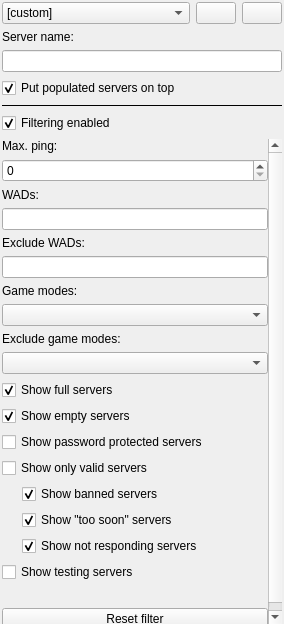
<?xml version="1.0" encoding="UTF-8"?>
<ui version="4.0">
 <class>ServerFilterDock</class>
 <widget class="QDockWidget" name="ServerFilterDock">
  <property name="geometry">
   <rect>
    <x>0</x>
    <y>0</y>
    <width>284</width>
    <height>624</height>
   </rect>
  </property>
  <property name="sizePolicy">
   <sizepolicy hsizetype="Maximum" vsizetype="Maximum">
    <horstretch>0</horstretch>
    <verstretch>0</verstretch>
   </sizepolicy>
  </property>
  <property name="minimumSize">
   <size>
    <width>284</width>
    <height>307</height>
   </size>
  </property>
  <property name="windowTitle">
   <string>Server filter</string>
  </property>
  <widget class="QWidget" name="dockWidgetContents">
   <layout class="QVBoxLayout" name="verticalLayout_2">
    <property name="leftMargin">
     <number>2</number>
    </property>
    <property name="topMargin">
     <number>2</number>
    </property>
    <property name="rightMargin">
     <number>2</number>
    </property>
    <property name="bottomMargin">
     <number>0</number>
    </property>
    <item>
     <layout class="QHBoxLayout" name="horizontalLayout">
      <item>
       <widget class="QComboBox" name="cboServerFilterPresets">
        <property name="duplicatesEnabled">
         <bool>true</bool>
        </property>
        <item>
         <property name="text">
          <string>[custom]</string>
         </property>
        </item>
       </widget>
      </item>
      <item>
       <widget class="QPushButton" name="btnSavePreset">
        <property name="sizePolicy">
         <sizepolicy hsizetype="Maximum" vsizetype="Fixed">
          <horstretch>0</horstretch>
          <verstretch>0</verstretch>
         </sizepolicy>
        </property>
        <property name="toolTip">
         <string>Save the current server filter as a preset</string>
        </property>
        <property name="icon">
         <iconset resource="../../../media/resources.qrc">
          <normaloff>:/icons/diskette.png</normaloff>:/icons/diskette.png</iconset>
        </property>
       </widget>
      </item>
      <item>
       <widget class="QPushButton" name="btnRemovePreset">
        <property name="sizePolicy">
         <sizepolicy hsizetype="Maximum" vsizetype="Fixed">
          <horstretch>0</horstretch>
          <verstretch>0</verstretch>
         </sizepolicy>
        </property>
        <property name="toolTip">
         <string>Remove the server filter preset</string>
        </property>
        <property name="icon">
         <iconset resource="../../../media/resources.qrc">
          <normaloff>:/icons/x.png</normaloff>:/icons/x.png</iconset>
        </property>
       </widget>
      </item>
     </layout>
    </item>
    <item>
     <widget class="QLabel" name="label">
      <property name="text">
       <string>Server name:</string>
      </property>
     </widget>
    </item>
    <item>
     <widget class="QLineEdit" name="leServerName">
      <property name="minimumSize">
       <size>
        <width>150</width>
        <height>0</height>
       </size>
      </property>
     </widget>
    </item>
    <item>
     <widget class="QCheckBox" name="cbGroupServersWithPlayersAtTop">
      <property name="text">
       <string>Put populated servers on top</string>
      </property>
      <property name="checked">
       <bool>true</bool>
      </property>
     </widget>
    </item>
    <item>
     <widget class="Line" name="line">
      <property name="frameShadow">
       <enum>QFrame::Plain</enum>
      </property>
      <property name="orientation">
       <enum>Qt::Horizontal</enum>
      </property>
     </widget>
    </item>
    <item>
     <widget class="QCheckBox" name="cbFilteringEnabled">
      <property name="text">
       <string>Filtering enabled</string>
      </property>
      <property name="checked">
       <bool>true</bool>
      </property>
     </widget>
    </item>
    <item>
     <widget class="QScrollArea" name="scrollArea">
      <property name="sizePolicy">
       <sizepolicy hsizetype="Minimum" vsizetype="Expanding">
        <horstretch>0</horstretch>
        <verstretch>0</verstretch>
       </sizepolicy>
      </property>
      <property name="minimumSize">
       <size>
        <width>220</width>
        <height>0</height>
       </size>
      </property>
      <property name="frameShape">
       <enum>QFrame::NoFrame</enum>
      </property>
      <property name="widgetResizable">
       <bool>true</bool>
      </property>
      <widget class="QWidget" name="scrollAreaWidgetContents">
       <property name="geometry">
        <rect>
         <x>0</x>
         <y>0</y>
         <width>255</width>
         <height>640</height>
        </rect>
       </property>
       <layout class="QVBoxLayout" name="verticalLayout_3">
        <property name="leftMargin">
         <number>0</number>
        </property>
        <property name="topMargin">
         <number>0</number>
        </property>
        <property name="rightMargin">
         <number>0</number>
        </property>
        <property name="bottomMargin">
         <number>2</number>
        </property>
        <item>
         <widget class="QLabel" name="label_2">
          <property name="text">
           <string>Max. ping:</string>
          </property>
         </widget>
        </item>
        <item>
         <widget class="QSpinBox" name="spinMaxPing">
          <property name="toolTip">
           <string>Set '0' to disable.</string>
          </property>
          <property name="correctionMode">
           <enum>QAbstractSpinBox::CorrectToNearestValue</enum>
          </property>
          <property name="maximum">
           <number>9999</number>
          </property>
          <property name="singleStep">
           <number>10</number>
          </property>
         </widget>
        </item>
        <item>
         <widget class="QLabel" name="label_3">
          <property name="text">
           <string>WADs:</string>
          </property>
         </widget>
        </item>
        <item>
         <widget class="QLineEdit" name="leWads">
          <property name="toolTip">
           <string>Use ',' (a comma) to separate multiple WADs.</string>
          </property>
         </widget>
        </item>
        <item>
         <widget class="QLabel" name="label_5">
          <property name="text">
           <string>Exclude WADs:</string>
          </property>
         </widget>
        </item>
        <item>
         <widget class="QLineEdit" name="leExcludeWads">
          <property name="toolTip">
           <string>Servers with WADs on this list won't be displayed. Use ',' (a comma) to separate multiple wads.</string>
          </property>
         </widget>
        </item>
        <item>
         <widget class="QLabel" name="label_4">
          <property name="text">
           <string>Game modes:</string>
          </property>
         </widget>
        </item>
        <item>
         <widget class="MultiComboBox" name="cboGameMode"/>
        </item>
        <item>
         <widget class="QLabel" name="label_6">
          <property name="text">
           <string>Exclude game modes:</string>
          </property>
         </widget>
        </item>
        <item>
         <widget class="MultiComboBox" name="cboExcludeGameMode">
          <property name="toolTip">
           <string>Selected game modes won't appear on the server list.</string>
          </property>
         </widget>
        </item>
        <item>
         <widget class="QCheckBox" name="cbShowFull">
          <property name="text">
           <string>Show full servers</string>
          </property>
          <property name="checked">
           <bool>true</bool>
          </property>
         </widget>
        </item>
        <item>
         <widget class="QCheckBox" name="cbShowEmpty">
          <property name="text">
           <string>Show empty servers</string>
          </property>
          <property name="checked">
           <bool>true</bool>
          </property>
         </widget>
        </item>
        <item>
         <widget class="QCheckBox" name="cbShowLockedServers">
          <property name="text">
           <string>Show password protected servers</string>
          </property>
          <property name="tristate">
           <bool>true</bool>
          </property>
         </widget>
        </item>
        <item>
         <widget class="QCheckBox" name="cbShowOnlyValid">
          <property name="text">
           <string>Show only valid servers</string>
          </property>
         </widget>
        </item>
        <item>
         <widget class="QWidget" name="validServersGranularArea" native="true">
          <layout class="QVBoxLayout" name="verticalLayout">
           <property name="leftMargin">
            <number>20</number>
           </property>
           <property name="topMargin">
            <number>0</number>
           </property>
           <property name="rightMargin">
            <number>0</number>
           </property>
           <property name="bottomMargin">
            <number>0</number>
           </property>
           <item>
            <widget class="QCheckBox" name="cbShowBannedServers">
             <property name="toolTip">
              <string>Show the servers you were banned from.</string>
             </property>
             <property name="text">
              <string>Show banned servers</string>
             </property>
             <property name="checked">
              <bool>true</bool>
             </property>
            </widget>
           </item>
           <item>
            <widget class="QCheckBox" name="cbShowTooSoonServers">
             <property name="toolTip">
              <string>Show the &quot;Refreshed too soon&quot; servers.</string>
             </property>
             <property name="text">
              <string>Show &quot;too soon&quot; servers</string>
             </property>
             <property name="checked">
              <bool>true</bool>
             </property>
            </widget>
           </item>
           <item>
            <widget class="QCheckBox" name="cbShowNotRespondingServers">
             <property name="toolTip">
              <string>&lt;p&gt;Show the servers that didn't respond at all or returned a bad response.&lt;/p&gt;</string>
             </property>
             <property name="text">
              <string>Show not responding servers</string>
             </property>
             <property name="checked">
              <bool>true</bool>
             </property>
            </widget>
           </item>
          </layout>
         </widget>
        </item>
        <item>
         <widget class="QCheckBox" name="cbShowTestingServers">
          <property name="text">
           <string>Show testing servers</string>
          </property>
          <property name="tristate">
           <bool>true</bool>
          </property>
         </widget>
        </item>
        <item>
         <spacer name="horizontalSpacer">
          <property name="orientation">
           <enum>Qt::Horizontal</enum>
          </property>
          <property name="sizeHint" stdset="0">
           <size>
            <width>40</width>
            <height>20</height>
           </size>
          </property>
         </spacer>
        </item>
        <item>
         <widget class="QPushButton" name="btnClear">
          <property name="text">
           <string>Reset filter</string>
          </property>
         </widget>
        </item>
        <item>
         <spacer name="verticalSpacer">
          <property name="orientation">
           <enum>Qt::Vertical</enum>
          </property>
          <property name="sizeHint" stdset="0">
           <size>
            <width>20</width>
            <height>40</height>
           </size>
          </property>
         </spacer>
        </item>
       </layout>
      </widget>
     </widget>
    </item>
   </layout>
  </widget>
 </widget>
 <customwidgets>
  <customwidget>
   <class>MultiComboBox</class>
   <extends>QComboBox</extends>
   <header>gui/widgets/multicombobox.h</header>
   <slots>
    <signal>valueChanged()</signal>
   </slots>
  </customwidget>
 </customwidgets>
 <resources>
  <include location="../../../media/resources.qrc"/>
 </resources>
 <connections>
  <connection>
   <sender>btnClear</sender>
   <signal>clicked()</signal>
   <receiver>ServerFilterDock</receiver>
   <slot>clear()</slot>
   <hints>
    <hint type="sourcelabel">
     <x>99</x>
     <y>805</y>
    </hint>
    <hint type="destinationlabel">
     <x>101</x>
     <y>210</y>
    </hint>
   </hints>
  </connection>
  <connection>
   <sender>leServerName</sender>
   <signal>textChanged(QString)</signal>
   <receiver>ServerFilterDock</receiver>
   <slot>emitUpdated()</slot>
   <hints>
    <hint type="sourcelabel">
     <x>47</x>
     <y>133</y>
    </hint>
    <hint type="destinationlabel">
     <x>38</x>
     <y>392</y>
    </hint>
   </hints>
  </connection>
  <connection>
   <sender>spinMaxPing</sender>
   <signal>editingFinished()</signal>
   <receiver>ServerFilterDock</receiver>
   <slot>emitUpdated()</slot>
   <hints>
    <hint type="sourcelabel">
     <x>97</x>
     <y>268</y>
    </hint>
    <hint type="destinationlabel">
     <x>61</x>
     <y>404</y>
    </hint>
   </hints>
  </connection>
  <connection>
   <sender>leWads</sender>
   <signal>textEdited(QString)</signal>
   <receiver>ServerFilterDock</receiver>
   <slot>emitUpdated()</slot>
   <hints>
    <hint type="sourcelabel">
     <x>121</x>
     <y>334</y>
    </hint>
    <hint type="destinationlabel">
     <x>72</x>
     <y>393</y>
    </hint>
   </hints>
  </connection>
  <connection>
   <sender>cbShowFull</sender>
   <signal>clicked()</signal>
   <receiver>ServerFilterDock</receiver>
   <slot>emitUpdated()</slot>
   <hints>
    <hint type="sourcelabel">
     <x>71</x>
     <y>539</y>
    </hint>
    <hint type="destinationlabel">
     <x>159</x>
     <y>400</y>
    </hint>
   </hints>
  </connection>
  <connection>
   <sender>cbShowEmpty</sender>
   <signal>clicked()</signal>
   <receiver>ServerFilterDock</receiver>
   <slot>emitUpdated()</slot>
   <hints>
    <hint type="sourcelabel">
     <x>45</x>
     <y>569</y>
    </hint>
    <hint type="destinationlabel">
     <x>133</x>
     <y>411</y>
    </hint>
   </hints>
  </connection>
  <connection>
   <sender>cbShowOnlyValid</sender>
   <signal>clicked()</signal>
   <receiver>ServerFilterDock</receiver>
   <slot>emitUpdated()</slot>
   <hints>
    <hint type="sourcelabel">
     <x>49</x>
     <y>629</y>
    </hint>
    <hint type="destinationlabel">
     <x>138</x>
     <y>384</y>
    </hint>
   </hints>
  </connection>
  <connection>
   <sender>cboGameMode</sender>
   <signal>valueChanged()</signal>
   <receiver>ServerFilterDock</receiver>
   <slot>emitUpdated()</slot>
   <hints>
    <hint type="sourcelabel">
     <x>56</x>
     <y>466</y>
    </hint>
    <hint type="destinationlabel">
     <x>99</x>
     <y>417</y>
    </hint>
   </hints>
  </connection>
  <connection>
   <sender>ServerFilterDock</sender>
   <signal>visibilityChanged(bool)</signal>
   <receiver>leServerName</receiver>
   <slot>setFocus()</slot>
   <hints>
    <hint type="sourcelabel">
     <x>101</x>
     <y>210</y>
    </hint>
    <hint type="destinationlabel">
     <x>101</x>
     <y>133</y>
    </hint>
   </hints>
  </connection>
  <connection>
   <sender>leExcludeWads</sender>
   <signal>textEdited(QString)</signal>
   <receiver>ServerFilterDock</receiver>
   <slot>emitUpdated()</slot>
   <hints>
    <hint type="sourcelabel">
     <x>99</x>
     <y>400</y>
    </hint>
    <hint type="destinationlabel">
     <x>101</x>
     <y>218</y>
    </hint>
   </hints>
  </connection>
  <connection>
   <sender>cboExcludeGameMode</sender>
   <signal>valueChanged()</signal>
   <receiver>ServerFilterDock</receiver>
   <slot>emitUpdated()</slot>
   <hints>
    <hint type="sourcelabel">
     <x>99</x>
     <y>515</y>
    </hint>
    <hint type="destinationlabel">
     <x>101</x>
     <y>218</y>
    </hint>
   </hints>
  </connection>
  <connection>
   <sender>cbFilteringEnabled</sender>
   <signal>clicked()</signal>
   <receiver>ServerFilterDock</receiver>
   <slot>emitUpdated()</slot>
   <hints>
    <hint type="sourcelabel">
     <x>166</x>
     <y>202</y>
    </hint>
    <hint type="destinationlabel">
     <x>164</x>
     <y>282</y>
    </hint>
   </hints>
  </connection>
  <connection>
   <sender>cbGroupServersWithPlayersAtTop</sender>
   <signal>clicked()</signal>
   <receiver>ServerFilterDock</receiver>
   <slot>onServerGroupingChange()</slot>
   <hints>
    <hint type="sourcelabel">
     <x>166</x>
     <y>163</y>
    </hint>
    <hint type="destinationlabel">
     <x>164</x>
     <y>282</y>
    </hint>
   </hints>
  </connection>
  <connection>
   <sender>cbShowTestingServers</sender>
   <signal>clicked()</signal>
   <receiver>ServerFilterDock</receiver>
   <slot>emitUpdated()</slot>
   <hints>
    <hint type="sourcelabel">
     <x>164</x>
     <y>749</y>
    </hint>
    <hint type="destinationlabel">
     <x>243</x>
     <y>444</y>
    </hint>
   </hints>
  </connection>
  <connection>
   <sender>cbShowLockedServers</sender>
   <signal>clicked()</signal>
   <receiver>ServerFilterDock</receiver>
   <slot>emitUpdated()</slot>
   <hints>
    <hint type="sourcelabel">
     <x>120</x>
     <y>599</y>
    </hint>
    <hint type="destinationlabel">
     <x>120</x>
     <y>282</y>
    </hint>
   </hints>
  </connection>
  <connection>
   <sender>cbShowBannedServers</sender>
   <signal>clicked()</signal>
   <receiver>ServerFilterDock</receiver>
   <slot>emitUpdated()</slot>
   <hints>
    <hint type="sourcelabel">
     <x>255</x>
     <y>682</y>
    </hint>
    <hint type="destinationlabel">
     <x>334</x>
     <y>630</y>
    </hint>
   </hints>
  </connection>
  <connection>
   <sender>cbShowTooSoonServers</sender>
   <signal>clicked()</signal>
   <receiver>ServerFilterDock</receiver>
   <slot>emitUpdated()</slot>
   <hints>
    <hint type="sourcelabel">
     <x>255</x>
     <y>712</y>
    </hint>
    <hint type="destinationlabel">
     <x>336</x>
     <y>662</y>
    </hint>
   </hints>
  </connection>
  <connection>
   <sender>cbShowNotRespondingServers</sender>
   <signal>clicked()</signal>
   <receiver>ServerFilterDock</receiver>
   <slot>emitUpdated()</slot>
   <hints>
    <hint type="sourcelabel">
     <x>258</x>
     <y>742</y>
    </hint>
    <hint type="destinationlabel">
     <x>334</x>
     <y>690</y>
    </hint>
   </hints>
  </connection>
  <connection>
   <sender>cbShowOnlyValid</sender>
   <signal>toggled(bool)</signal>
   <receiver>validServersGranularArea</receiver>
   <slot>setDisabled(bool)</slot>
   <hints>
    <hint type="sourcelabel">
     <x>226</x>
     <y>652</y>
    </hint>
    <hint type="destinationlabel">
     <x>16</x>
     <y>742</y>
    </hint>
   </hints>
  </connection>
  <connection>
   <sender>btnSavePreset</sender>
   <signal>clicked()</signal>
   <receiver>ServerFilterDock</receiver>
   <slot>saveFilterAsPreset()</slot>
   <hints>
    <hint type="sourcelabel">
     <x>226</x>
     <y>49</y>
    </hint>
    <hint type="destinationlabel">
     <x>141</x>
     <y>311</y>
    </hint>
   </hints>
  </connection>
  <connection>
   <sender>btnRemovePreset</sender>
   <signal>clicked()</signal>
   <receiver>ServerFilterDock</receiver>
   <slot>removeFilterPreset()</slot>
   <hints>
    <hint type="sourcelabel">
     <x>263</x>
     <y>49</y>
    </hint>
    <hint type="destinationlabel">
     <x>141</x>
     <y>311</y>
    </hint>
   </hints>
  </connection>
  <connection>
   <sender>cbGroupServersWithPlayersAtTop</sender>
   <signal>clicked()</signal>
   <receiver>ServerFilterDock</receiver>
   <slot>emitUpdated()</slot>
   <hints>
    <hint type="sourcelabel">
     <x>141</x>
     <y>151</y>
    </hint>
    <hint type="destinationlabel">
     <x>141</x>
     <y>311</y>
    </hint>
   </hints>
  </connection>
  <connection>
   <sender>cboServerFilterPresets</sender>
   <signal>currentIndexChanged(int)</signal>
   <receiver>ServerFilterDock</receiver>
   <slot>selectFilterPreset(int)</slot>
   <hints>
    <hint type="sourcelabel">
     <x>111</x>
     <y>44</y>
    </hint>
    <hint type="destinationlabel">
     <x>122</x>
     <y>71</y>
    </hint>
   </hints>
  </connection>
 </connections>
 <slots>
  <slot>emitUpdated()</slot>
  <slot>clear()</slot>
  <slot>emitUpdated(QString)</slot>
  <slot>onServerGroupingChange()</slot>
  <slot>enableFilter()</slot>
  <slot>saveFilterAsPreset()</slot>
  <slot>removeFilterPreset()</slot>
  <slot>selectFilterPreset(int)</slot>
 </slots>
</ui>
